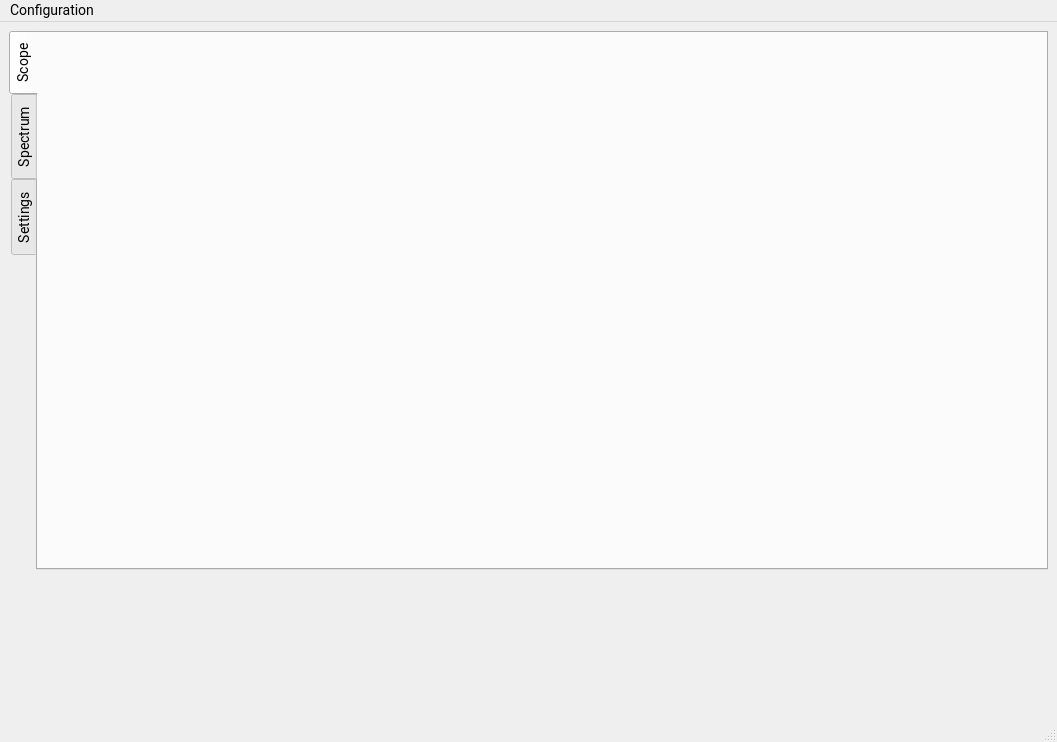
<?xml version="1.0" encoding="UTF-8"?>
<ui version="4.0">
 <class>PrimaryWindow</class>
 <widget class="QMainWindow" name="PrimaryWindow">
  <property name="geometry">
   <rect>
    <x>0</x>
    <y>0</y>
    <width>1057</width>
    <height>742</height>
   </rect>
  </property>
  <property name="font">
   <font>
    <family>Roboto</family>
    <pointsize>-1</pointsize>
   </font>
  </property>
  <property name="windowTitle">
   <string>QADQScope</string>
  </property>
  <property name="styleSheet">
   <string notr="true">font-family: Roboto; font-size: 14px;</string>
  </property>
  <widget class="QWidget" name="centralwidget">
   <property name="styleSheet">
    <string notr="true"/>
   </property>
   <layout class="QVBoxLayout" name="verticalLayout">
    <item>
     <widget class="QTabWidget" name="tabWidget">
      <property name="sizePolicy">
       <sizepolicy hsizetype="Expanding" vsizetype="Expanding">
        <horstretch>0</horstretch>
        <verstretch>4</verstretch>
       </sizepolicy>
      </property>
      <property name="tabPosition">
       <enum>QTabWidget::West</enum>
      </property>
      <property name="tabShape">
       <enum>QTabWidget::Rounded</enum>
      </property>
      <property name="currentIndex">
       <number>0</number>
      </property>
      <property name="documentMode">
       <bool>false</bool>
      </property>
      <property name="tabBarAutoHide">
       <bool>false</bool>
      </property>
      <widget class="QWidget" name="scopeTab">
       <attribute name="title">
        <string>Scope</string>
       </attribute>
       <layout class="QVBoxLayout" name="verticalLayout_2">
        <item>
         <widget class="ScopeTab" name="scopeTabWidget" native="true">
          <layout class="QGridLayout" name="primaryLayout" rowstretch="3" columnstretch="0"/>
         </widget>
        </item>
       </layout>
      </widget>
      <widget class="QWidget" name="spectroscopeTab">
       <attribute name="title">
        <string>Spectrum</string>
       </attribute>
       <layout class="QVBoxLayout" name="verticalLayout_3">
        <item>
         <widget class="SpectroscopeTab" name="spectroscopeTabWidget" native="true"/>
        </item>
       </layout>
      </widget>
      <widget class="QWidget" name="settingsTab">
       <attribute name="title">
        <string>Settings</string>
       </attribute>
      </widget>
     </widget>
    </item>
    <item>
     <widget class="PrimaryControls" name="primaryControls" native="true">
      <property name="sizePolicy">
       <sizepolicy hsizetype="Preferred" vsizetype="Minimum">
        <horstretch>0</horstretch>
        <verstretch>1</verstretch>
       </sizepolicy>
      </property>
     </widget>
    </item>
   </layout>
  </widget>
  <widget class="QMenuBar" name="menubar">
   <property name="geometry">
    <rect>
     <x>0</x>
     <y>0</y>
     <width>1057</width>
     <height>22</height>
    </rect>
   </property>
   <widget class="QMenu" name="menuConfiguration">
    <property name="title">
     <string>Configuration</string>
    </property>
    <addaction name="actionLoad"/>
    <addaction name="actionSave"/>
    <addaction name="separator"/>
    <addaction name="actionCalibration"/>
    <addaction name="separator"/>
    <addaction name="actionDMA_Buffers"/>
    <addaction name="separator"/>
    <addaction name="actionSpectrumAnalyzer"/>
   </widget>
   <addaction name="menuConfiguration"/>
  </widget>
  <widget class="QStatusBar" name="statusbar"/>
  <action name="actionLoad">
   <property name="text">
    <string>Load</string>
   </property>
  </action>
  <action name="actionSave">
   <property name="text">
    <string>Save</string>
   </property>
  </action>
  <action name="actionCalibration">
   <property name="text">
    <string>Calibration</string>
   </property>
  </action>
  <action name="actionDMA_Buffers">
   <property name="text">
    <string>DMA Buffers</string>
   </property>
  </action>
  <action name="actionUser_logic">
   <property name="text">
    <string>User logic</string>
   </property>
  </action>
  <action name="actionSpectrumAnalyzer">
   <property name="text">
    <string>Spectrum analyzer</string>
   </property>
  </action>
 </widget>
 <customwidgets>
  <customwidget>
   <class>ScopeTab</class>
   <extends>QWidget</extends>
   <header location="global">ScopeTab.h</header>
   <container>1</container>
  </customwidget>
  <customwidget>
   <class>SpectroscopeTab</class>
   <extends>QWidget</extends>
   <header location="global">SpectroscopeTab.h</header>
   <container>1</container>
  </customwidget>
  <customwidget>
   <class>PrimaryControls</class>
   <extends>QWidget</extends>
   <header location="global">PrimaryControls.h</header>
   <container>1</container>
  </customwidget>
 </customwidgets>
 <resources/>
 <connections/>
</ui>
